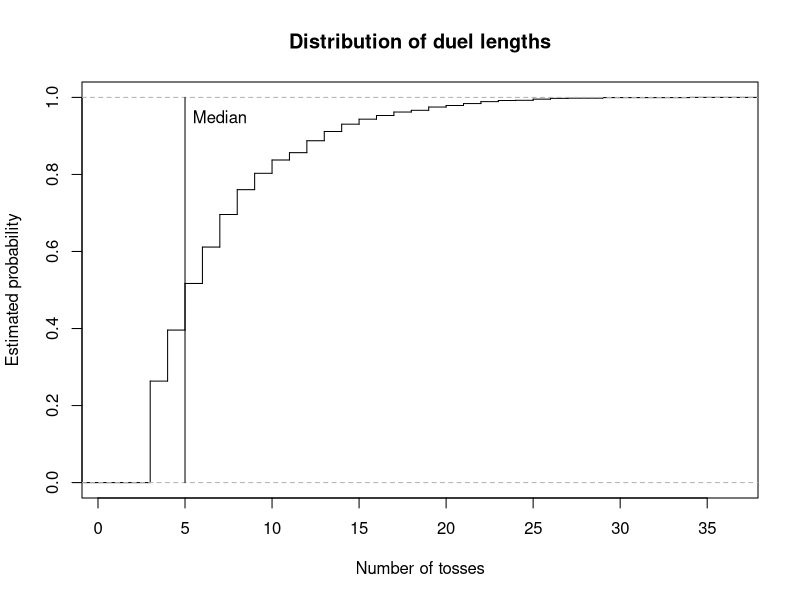
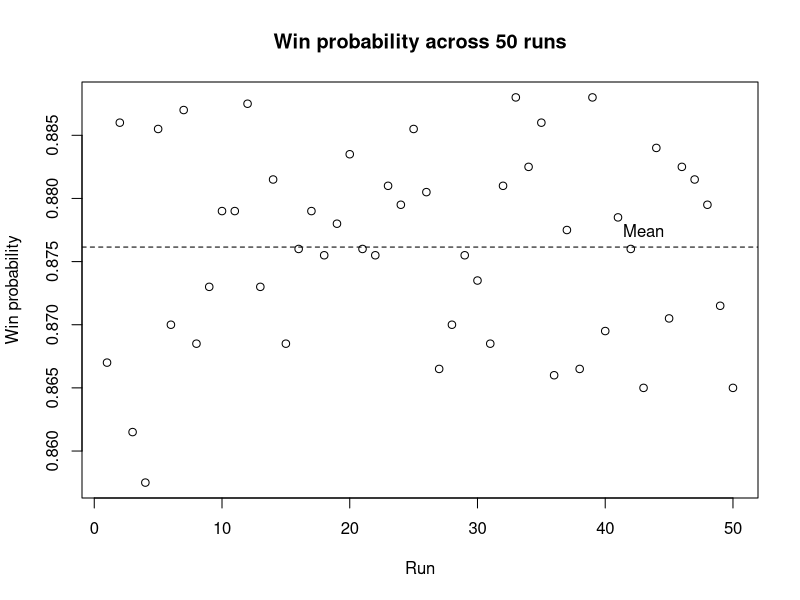

Here is the R script that generated these plots, in order:
# =============================================================================
# Coin-Toss Pattern Duel
#
# Authors:
# Pierrick de Boer: S3034691
# Fagan Ganbarli: S3015664
# Raneem Alluhaydan: S3044929


# Contributions:
# Pierrick de Boer ( 33%): Task 1-3
# Fagan Ganbarli ( 33%): Task 4-5
# Raneem Alluhaydan ( 33%): Task 6-7
#
# Overview:
# This script simulates duels between two binary patterns in a sequence
# of coin tosses. It identifies which pattern appears first and estimates
# the probability that player A wins through repeated simulations.
#
# Main functions:
# 1. firsthit(): Find the first occurrence of a pattern.
# 2. sim_duels(): Simulate multiple duels.
# 3. duel(): Simulate one duel.
# 4. pwin(): Estimate the probability that a pattern wins.
# 5. ewait(): Calculate the expected waiting time of a pattern.
# 6. pmat(): Calculate win probabilities between patterns.
# 7. find_cycle(): Find a non-transitive cycle of patterns.
# =============================================================================

# Task 1: Find the first occurrence of a pattern in a toss stream.

# Idea:
# Compare the pattern with every window of k consecutive tosses at
# once and return the position where the first matching window ends.

# Input:
# x = A toss stream, either a vector or a matrix with one
#     stream per row.
# a = A pattern of length k.

# Output:
# The toss at which the pattern is first completed in each row,
# or NA if the pattern does not appear.

# Method:
# Convert a vector into a one-row matrix.
# Build a logical matrix of all possible starting positions and
# compare each element of the pattern with the matching shifted
# columns of x.
# Take the first matching start in each row and add k - 1 to
# obtain the ending position.

firsthit <- function(x, a) {
  
  # Treat a single stream as a matrix with one row.
  if (!is.matrix(x)) {
    x <- matrix(x, nrow = 1)
  }
  
  L <- ncol(x)
  k <- length(a)
  
  # A pattern longer than the sequence cannot occur.
  if (k > L) {
    return(rep(NA, nrow(x)))
  }
  
  # Check every possible starting position.
  hit <- matrix(TRUE, nrow = nrow(x), ncol = L - k + 1)
  
  for (j in seq_along(a)) {
    hit <- hit & x[, j:(L - k + j), drop = FALSE] == a[j]
  }
  
  # Find the first matching position in each row.
  start <- max.col(hit, ties.method = "first")
  start[rowSums(hit) == 0] <- NA
  
  # Convert starting positions into ending positions.
  return(start + k - 1)
}

# Test firsthit() function.
x <- c(1, 0, 0, 1, 0, 1, 1, 1, 0)

firsthit(x, c(1, 0, 1))   # Expected: 6
firsthit(x, c(0, 1, 1))   # Expected: 7
firsthit(x, c(0, 0, 0))   # Expected: NA


# Task 2: Simulate duels between two patterns.

# Idea:
# Toss a shared coin stream for many duels at once and stop each
# duel as soon as one of the two patterns appears.

# Input:
# a = Binary pattern of player A.
# b = Binary pattern of player B, distinct from a and of equal length.
# p = The probability of a head
# nreps = The number of independent duels to simulate.

# Output:
# A list containing the winner of each duel (1 for A, 0 for B)
# and the number of tosses each duel took.

# Method:
# Check that the patterns have equal length and are distinct.
# Generate tosses in blocks, one row per duel, and find the first
# occurrence of each pattern with firsthit().
# Store the results of decided duels and continue only with the
# undecided ones. Keep the last k - 1 tosses of each undecided row
# so that patterns crossing block boundaries are detected.

sim_duels <- function(a, b, p = 0.5, nreps = 1) {
  
  k <- length(a)
  
  if (k != length(b)) {
    stop("this is not a fair game!")
  }
  
  if (all(a == b)) {
    stop("a and b are identical")
  }
  
  # Initialize the block length and simulation results.
  time <- 0
  B <- 3 * k
  
  active <- 1:nreps
  winner <- rep(NA, nreps)
  tosses <- rep(NA, nreps)
  
  while (length(active) > 0) {
    
    # Generate the initial block of tosses.
    if (time == 0) {
      W <- matrix(
        rbinom(nreps * B, size <- 1, prob <- p),
        nrow = nreps
      )
      
    } else {
      # Retain the last k - 1 tosses from each active sequence.
      keep <- W[,B - (k - 1) + seq_len(k - 1),drop = FALSE]
      
      # Generate new tosses for the unfinished duels.
      W_new <- matrix(
        rbinom(
          nrow(keep) * (B - k + 1),
          size <- 1,
          prob <- p
        ),
        nrow <- nrow(keep)
      )
      
      # Append the new tosses to the retained sequence.
      W <- cbind(keep, W_new)
    }
    
    # Find the first occurrence of each player's pattern.
    time_a <- firsthit(W, a)
    time_b <- firsthit(W, b)
    
    # Identify the winner based on the earliest occurrence.
    a_wins <- !is.na(time_a) &
      (is.na(time_b) | time_a < time_b)
    
    b_wins <- !is.na(time_b) &
      (is.na(time_a) | time_b < time_a)
    
    # Store the results of completed duels.
    decided <- a_wins | b_wins
    
    hit_time <- pmin(time_a, time_b, na.rm = TRUE)
    
    winner[active[a_wins]] <- 1
    winner[active[b_wins]] <- 0
    
    tosses[active[decided]] <- time + hit_time[decided]
    
    # Remove completed duels from the active simulations.
    active <- active[!decided]
    W <- W[!decided, , drop = FALSE]
    
    # Advance the number of newly generated tosses.
    time <- time + B - (k - 1)
  }
  
  return(list(winner = winner, tosses = tosses))
}


# Task 2: Simulate a single duel.

# Idea:
# A single duel is a special case of sim_duels() with one repetition,
# so the simulation code is shared rather than repeated.

# Input:
# a = Binary pattern of player A.
# b = Binary pattern of player B.
# p = The probability of a head

# Output:
# A vector c(winner, tosses), where winner is 1 if A wins and 0
# if B wins, and tosses is the number of tosses the duel took.

# Method:
# Call sim_duels() with nreps = 1 and combine both results
# into one vector.

duel <- function(a, b, p = 0.5) {
  
  result <- sim_duels(a, b, p, nreps = 1)
  
  return(c(result[[1]], result[[2]]))
}


# Task 3: Estimate the probability that one pattern wins a duel.

# Idea:
# Estimate the win probability of player A as the proportion of
# simulated duels that A wins.

# Input:
# a = Binary pattern of player A.
# b = Binary pattern of player B.
# p = The probability of a head (0 < p < 1).
# nreps = The number of independent duels to simulate.

# Output:
# The estimated probability that pattern a appears before pattern b.

# Method:
# Simulate all duels at once with sim_duels().
# Since a win for A is stored as 1 and a loss as 0, the mean of
# the winner vector estimates the win probability.

pwin <- function(a, b, p = 0.5, nreps = 10000) {
  
  # Simulate the duels.
  result <- sim_duels(a, b, p, nreps)
  
  # Calculate the proportion of duels won by player A.
  p_a_wins <- sum(result[[1]]) / length(result[[1]])
  
  return(p_a_wins)
}


# Task 4: Calculating the exact expected waiting time for a pattern.

# Idea:
# The expected waiting time depends on the lengths for which
# the first and last j elements of a pattern match. Each matching
# overlap contributes the reciprocal of the probability of its prefix.

# Input:
# a = A non-empty binary vector representing the pattern.
# p = The probability of a head (0 < p < 1).

# Output:
# The exact expected waiting time until the pattern appears. 

# Method:
# Check that the inputs are valid.
# Examine every possible overlap length. If the first and last j
# elements match, calculate the prefix probability and add its
# reciprocal to the expected waiting time.

ewait <- function(a, p = 0.5) {
  
  # Check that the pattern is a non-empty binary vector.
  if (length(a) == 0 || any(a != 0 & a != 1) || anyNA(a)) {
    stop("The pattern must be a non-empty binary vector.")  
  }
  
  # Check that p is a valid probability between 0 and 1.
  if (!is.numeric(p) || length(p) != 1 || 
      p <= 0 || p >= 1 || is.na(p)) {
    stop("p must be a numeric value between 0 and 1.")  
  }
  
  k <- length(a)
  expected_wait <- 0
  
  # Examine every possible overlap length, including the full pattern.
  for (j in 1:k) {
    
    # An overlap exists when the first and last j elements match.
    if (all(a[1:j] == a[(k-j+1):k])) {
      
      # Count the number of heads in the prefix.
      n_head <- sum(a[1:j] == 1)
      
      # Calculate the probability of the prefix.
      r_probability <- (p ^ n_head) * ((1 - p) ^ (j - n_head))
      
      # Add the reciprocal probability for this overlap.
      expected_wait <- expected_wait + (1 / r_probability)
    }
  }
  return(expected_wait)
}


# Task 5: Calculate the matrix of pairwise win probabilities.

# Idea:
# Estimate how often each pattern beats every other pattern using 
# repeated simulations, and store the result probabilities in a matrix. 

# Input:
# k = The length of each binary pattern.
# p = The probability of a head (0 < p < 1).
# nreps = The number of simulated duels for each pair..

# Output:
# A 2^k by 2^k matrix of estimated win probabilities.
# The diagonal entries are NA, because a pattern cannot duel itself.

# Method:
# Generate all possible patterns of length k and arrange them in
# lexicographic order, with 0 before 1.
# Estimate the win probability for every distinct pattern using 
# the pwin() function and store the result in matrix M.

pmat <- function(k, p = 0.5, nreps = 10000) {
  
  # Generate all possible binary patterns of length k.
  pattern <- expand.grid(rep(list(0:1), k))
  
  # Arrange patterns in lexicographic order, with 0 before 1.
  pattern <- pattern[
    do.call(order, as.data.frame(pattern)), , drop = FALSE]
  
  # Convert the patterns to a matrix.
  pattern <- as.matrix(pattern)
  
  # Create a matrix to store the estimated win probabilities.
  M <- matrix(NA, nrow = 2^k, ncol = 2^k)
  
  # Calculate the number of patterns.
  n <- nrow(pattern)
  
  # Label the rows and columns using the binary patterns.
  rownames(M) <- apply(pattern, 1, paste, collapse = "")
  colnames(M) <- apply(pattern, 1, paste, collapse = "")
  
  # Estimate the probability that each pattern beats every other pattern.
  for (i in 1:n) {
    for (j in 1:n) {
      
      # Leave diagonal entries as NA, because a pattern cannot duel itself.
      if (i != j) {
        M[i, j] <- pwin(
          pattern[i, ],
          pattern[j, ],
          p = p,
          nreps = nreps
        )
      }
    }
  }
  return(M)
}



# Task 5(a): Find the best reply and its win probability for each pattern.

# Idea:
# For each pattern, find the pattern that beats it with the 
# highest probability and display the results in a table.

# Input:
# M = The matrix of win probabilities created by pmat() function
# with k = 3 and a fair coin.

# Output:
# A data frame showing each pattern, its best reply, and the 
# probability that the best reply wins.

# Method:
# Replace the diagonal NA values with -inf so they cannot be 
# selected as the best reply.
# Find the maximum value in each column.
# Record the each pattern, its best reply, and the associated 
# win probability in a data frame.

# Create a matrix for k = 3 and a fair coin using pmat() function.
M <- pmat(k = 3, p = 0.50)
M_fair <- M 

# Replace the diagonal NA values with -inf.
M <- replace(M, is.na(M), -Inf)

# Find the index of the best reply for each pattern.
best_reply <- apply(M, 2, which.max)

# Create a vector to store the win probabilities.
win_probability <- numeric(ncol(M))

# Store the win probability of each best reply.
for (j in seq_len(ncol(M))) {
  win_probability[j] <- M[best_reply[j], j]
}

# Create a data frame of patterns, best replies, and win probabilities.
best_reply_table <- data.frame(
  Pattern = rownames(M),
  Best_reply = rownames(M)[best_reply],
  Probability = win_probability
)

print(best_reply_table)


# Task 5(b)(1): Find evenly matched pattern pairs.

# Idea:
# Find pairs with approximately equal chances (between 0.49 and 0.51) 
# of winning against each other.

# Input:
# M = The matrix of win probabilities created by pmat() function
# with k = 3 and a fair coin.

# Output:
# A data frame showing each evenly matched pair and the win 
# probabilities of both pattern

# Method:
# Examine each distinct pair only once.
# Keep pairs for which both win probabilities are between 0.49 and 0.51.

# Create an empty data frame to store the results.
evenly_matched_pairs <- data.frame(
  Pattern1 = character(),
  Pattern2 = character(),
  P1_Win_Probability = numeric(),
  P2_Win_Probability = numeric()
)

# Examine all pairs with for loop.
for (i in seq_len(nrow(M))) {
  for (j in seq_len(ncol(M))) {
    
    # Check each pair once and exclude the diagonal.
    if (j > i && 
        !is.na(M[i, j]) &&
        !is.na(M[j, i]) &&
        abs(M[i, j] - 0.5) <= 0.01 &&
        abs(M[j, i] - 0.5) <= 0.01) {
      
      # Store both patterns and their win probabilities.
      evenly_matched_pairs <- rbind(
        evenly_matched_pairs,
        data.frame(
          Pattern1 = rownames(M)[i],
          Pattern2 = colnames(M)[j],
          P1_Win_Probability = M[i, j],
          P2_Win_Probability = M[j, i]
        )
      )
    }
  }
}

# Reset row names and display the result
row.names(evenly_matched_pairs) <- NULL
print(evenly_matched_pairs)


# Task 5(b)(2): Find the shortest non-transitive cycle.

# Idea:
# Find the shortest cycle in which every pattern beats the next
# pattern with at least given win probability.

# Input:
# m = A matrix of pairwise win probabilities.
# min_probability = The minimum probability required for each win.

# Output:
# A data frame showing the patterns in each cycle, the direction 
# of each win, and win probabilities.

# Method:
# Search cycles in increasing order of length. Use recursive search
# to extend path without repeating patterns, and check whether the
# final pattern beats the starting pattern to complete a cycle.

find_cycle <- function(m, min_probability = 0.60) {
  
  k <- nrow(m)
  
  # Check cycle from the shortest possible length (3).
  for (i in 3:k) {
    
    cycles <- list()
    
    # Try each pattern as the starting point.
    for(start in seq_len(k)) {
      
      search <- function(path) {
        
        last <- path[length(path)]
        
        # Check whether the path can be closed into a cycle.
        if (length(path) == i) {
          
          if (!is.na(m[last, start]) &&
              m[last, start] >= min_probability) {
            
            cycles[[length(cycles) + 1]] <<- path
          }
          
          return(invisible(NULL))
        }
        
        # Only consider unused patterns to avoid duplicate cycles.
        sequence <- setdiff(seq_len(k), path)
        sequence <- sequence[sequence > start]
        
        for (next_item in sequence) {
          
          if (!is.na(m[last, next_item]) && 
              m[last, next_item] >= min_probability) {
            
            search(c(path, next_item))
          }
        }
      }
      search(start)
    }
    
    # Return the cycle when shortest length has been found.
    if (length(cycles) > 0) {
      
      result <- do.call(rbind, lapply(seq_along(cycles), function(x) {
        
        path <- cycles[[x]]
        next_path <- c(path[-1], path[1])
        
        data.frame(
          Cycle = x,
          From = rownames(m)[path],
          To = colnames(m)[next_path],
          Win = m[cbind(path, next_path)]
        )
      }))
      rownames(result) <- NULL
      return(result)
    }
  }
  
  # message dos not exist 
  return("No cycle found.")
}

# Find the shortest cycle with minimum win probability = 0.60.
find_cycle(M, min_probability = 0.60)  

# Task 5(c): Compare expected waiting times with duel results.

# Idea:
# Find pairs with the same expected waiting time and identify.
# pairs with noticeably different duel probabilities.

# Input:
# M = The matrix of win probabilities created by pmat() function
# with k = 3 and a fair coin.
# ewait() = The function that calculates the expected waiting time. 

# Output:
# A data frame that demonstrates pairs with the same expected 
# waiting time whose duel probability is below 0.4 or above 0.6.

# Method:
# Get the pattern labels from the row names of M.
# Convert labels into a binary matrix.
# Calculate the exact expected waiting time with ewait() function 
# Compare each pairs and keep whose expected waiting times are the same.
# Display pairs with win probability notably far from 0.5.

# Get the pattern labels from the row names of M.
M <- pmat(k = 3, p = 0.5)
M <- M_fair

pattern_label <- rownames(M)

# Convert labels into a binary matrix.
pattern_label <- t(sapply(pattern_label, function(x) {
  as.numeric(strsplit(x, "")[[1]])
})) 

# Define pattern names.
pattern_names <- apply(pattern_label, 1, paste, collapse = "")

# Calculate th exact expected waiting time.
expected_wait <- apply(pattern_label, 1, ewait)

# Create an empty data frame to store pairs.
comparison_table <- data.frame(
  Pattern1 = character(),
  Pattern2 = character(),
  Expected_Wait = numeric(),
  Win_Probability = numeric()
)

# Compare every distinct pairs.
for (i in seq_len(nrow(M))) {
  for (j in seq_len(ncol(M))) {
    
    # Check each pair ony one time
    # Keep pairs with the same expected waiting time.
    if (i < j &&
        expected_wait[i] == expected_wait[j]) {
      
      # Store the pair, their equal expected waiting time,
      # and the probability that Pattern1 beats Pattern2.
      comparison_table <- rbind(
        comparison_table, data.frame(
          Pattern1 = pattern_names[i],
          Pattern2 = pattern_names[j],
          Expected_Wait = expected_wait[i],
          Win_Probability = M[i, j]
        )
      )
    }
  }
}

# Display pairs whose win probabilities notable differ from 0.5 
# (win probability is below 0.4 or above 0.6.)

comparison_table <- comparison_table[
  abs(comparison_table$Win_Probability - 0.5) > 0.1, ]

row.names(comparison_table) <- NULL

print(comparison_table)

#Task 6: Plot duel lengths and variation in win probabilities.

# Idea:
# Describe the two things you are investigating:
# how long duels take and how estimates vary between runs.

# Input:
# Patterns 011 and 111, a fair coin, 2000 duels,
# and 50 repeated runs for the win-probability estimates.

# Output:
# Two graphs: a CDF of duel lengths and a plot of
# win-probability estimates across 50 runs.

# Method:
# Simulate duels, plot their lengths and mark the median.
# Repeat the win-probability estimation 50 times, plot
# the results and mark their mean.

# Choose the two patterns and simulate 2000 duels.
a <- c(0,1,1)
b <- c(1,1,1)
results <- sim_duels(a,b, p = 0.5, nreps = 2000)

# Save the duel lengths and plot their distribution as a staircase.

tosses <- results$tosses

plot(ecdf(tosses), 
     verticals = TRUE,
     do.points = FALSE,
     main = "Distribution of duel lengths",
     xlab = "Number of tosses", 
     ylab = "Estimated probability")

# Calculate the median duel length and mark it with a vertical line.
med <- median(tosses)
lines(c(med, med), c(0,1))
text(med + 2, 0.95, "Median")

# Estimate the win probability over 50 runs, using 2000 duels per run.
win_estimates <- numeric(50)

for (i in 1:50) { 
  win_estimates[i] <- pwin(
    a = c(0,1,1),
    b = c(1,1,1),
    p = 0.5,
    nreps = 2000
  )
}

#Calculate the mean of the 50 estimates.
mean(win_estimates)

# Plot the estimates and mark their mean with a dashed line.
plot(win_estimates,
     xlab = "Run",
     ylab = "Win probability",
     main = "Win probability across 50 runs")

abline(h = mean(win_estimates), lty = 2)
text(43, mean(win_estimates), "Mean", pos = 3)

# Task 7: Investigate the effect of coin bias.

# Idea:
# Check how changing the coin bias affects the best replies.

# Input:
# Patterns of length 3, with p = 0.25 and p = 0.7.

# Output:
# A best-reply table for each coin bias.

# Method:
# Calculate the win-probability matrix and find the best reply
# to each pattern. Repeat for both coin biases and compare the results.

# Create the win-probability matrix for p = 0.25.
M <- pmat(k = 3, p = 0.25, nreps = 2000)

# Exclude patterns from being their own best reply.
M <- replace(M, is.na(M), -Inf)

# Find each best reply and save its win probability.
best_reply <- apply(M, 2, which.max)

win_probability <- numeric(ncol(M))

for (j in seq_len(ncol(M))) {
  win_probability[j] <- M[best_reply[j], j]
}

# Create and print the best-reply table.
best_reply_table <- data.frame(
  Pattern = rownames(M),
  Best_reply = rownames(M)[best_reply],
  Probability = win_probability,
  row.names = NULL
)

print(best_reply_table)

# Repeat the best-reply analysis for p = 0.7.
M <- pmat(k = 3, p = 0.7, nreps = 2000)

# Exclude patterns from being their own best reply.
M <- replace(M, is.na(M), -Inf)

# Find each best reply and save its win probability.
best_reply <- apply(M, 2, which.max)
win_probability <- numeric(ncol(M))

for (j in seq_len(ncol(M))) {
  win_probability[j] <- M[best_reply[j], j]
}

# Create and print the best-reply table.
best_reply_table <- data.frame(
  Pattern = rownames(M),
  Best_reply = rownames(M)[best_reply],
  Probability = win_probability,
  row.names = NULL
)

print(best_reply_table)

# Overall analysis

# Graphs:
# The CDF shows the distribution of duel lengths, with the median
# marked. The second graph shows variation in win-probability
# estimates across 50 runs, with the mean marked.

# Best replies and cycles:
# The best replies change with coin bias. The cycle for p = 0.25 is
# 100 -> 000 -> 001 -> 010 -> 100, while for p = 0.7 it is
# 110 -> 101 -> 011 -> 111 -> 110.

# Waiting times:
# Patterns 001 and 100 both have an expected waiting time of
# 8 tosses, but their head-to-head win probability is not 0.5.

# Conclusion:
# Expected waiting times alone cannot predict who wins a duel.
# Both patterns are checked using the same sequence of coin tosses,
# and their patterns can overlap in that sequence.
# This means their waiting times are linked, not independent.
# Therefore, comparing their expected waiting times alone can
# give a misleading idea of which pattern will win.
